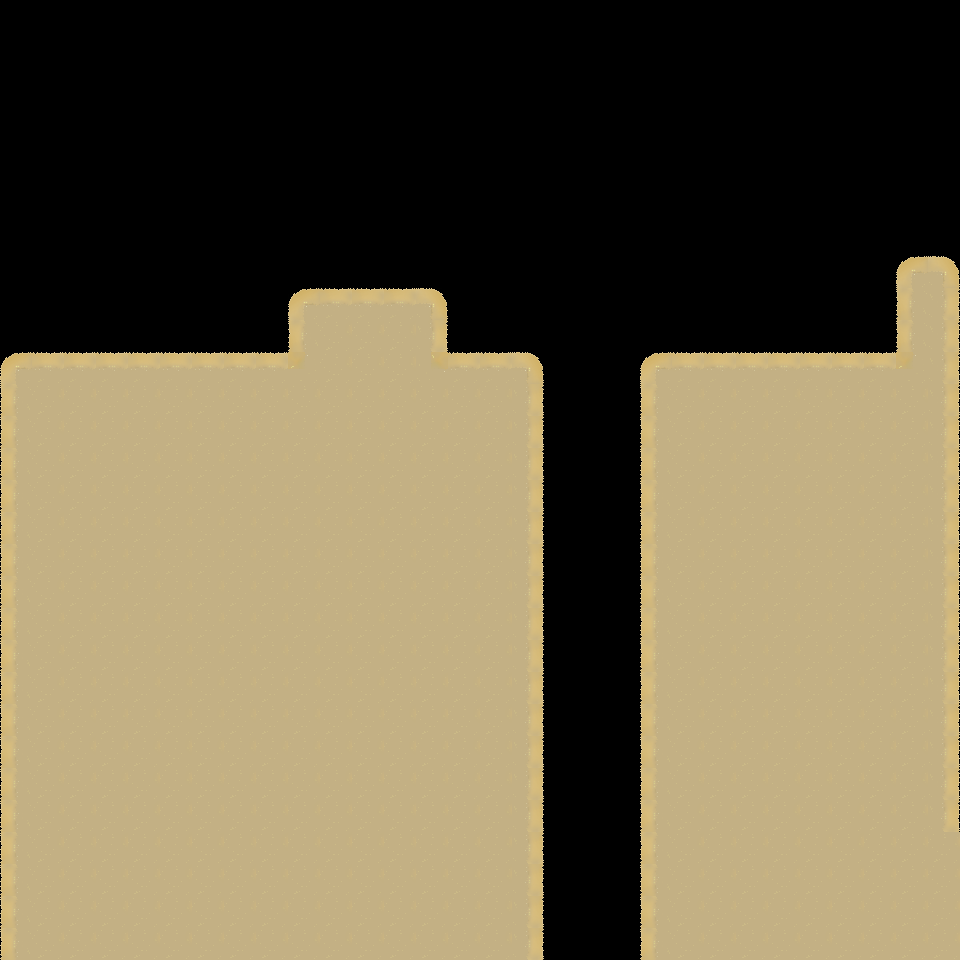

A 2D game scene composited from a Tiled map and its tileset images. What follows is a short description and the map's XML, with each tile layer's data collapsed to a summary:
An orthogonal 30x30 tile map with 32x32 px tiles, 2 tile layers (Seinat, Piikit) and 2 objects.

<map version="1.0" orientation="orthogonal" width="30" height="30" tilewidth="32" tileheight="32">
 <tileset firstgid="1" name="desert" tilewidth="32" tileheight="32">
  <image source="laatat/aavikkolaatat.png" trans="ffffff" width="256" height="33" />
 </tileset>
 <layer name="Seinat" width="30" height="30">
  <data>[900 cells, 529 non-empty, 4 distinct tile ids]</data>
 </layer>
 <layer name="Piikit" width="30" height="30">
  <data>[900 cells, 0 non-empty, 0 distinct tile ids]</data>
 </layer>
 <objectgroup name="Syntykohdat" width="30" height="30" visible="0">
  <object x="80" y="262" width="15" height="14">
   <properties>
    <property name="suunta" value="oikea" />
   </properties>
  </object>
  <object x="807" y="281" width="26" height="27">
   <properties>
    <property name="suunta" value="vasen" />
   </properties>
  </object>
 </objectgroup>
</map>
